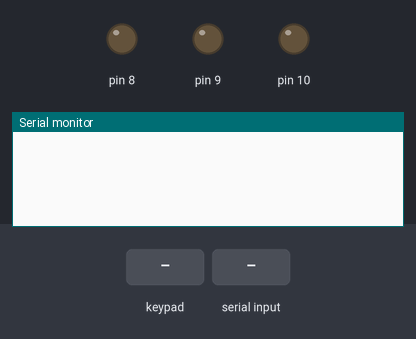
A sketch run on a simulated Arduino Uno, built with avr-gcc and run on an emulated ATmega328P. Shown: output pins drawn as LEDs (lit = HIGH), the last lines printed to the serial monitor. The test bench sets the inputs (shaded band).

Above: at 1.2 s.
1.3 s: key 'v' pressed
At 2.2 s:
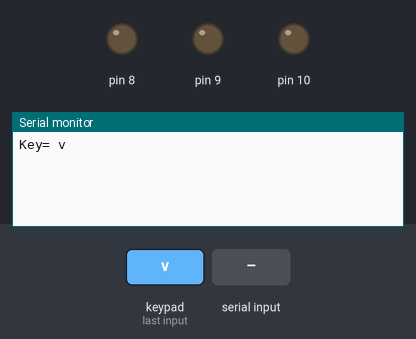
3.0 s: "1" received over Serial
At 5.4 s:
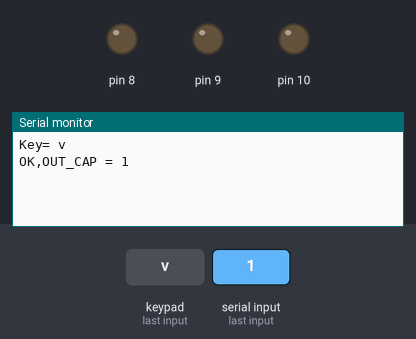
5.7 s: key 'M' pressed
At 6.8 s:
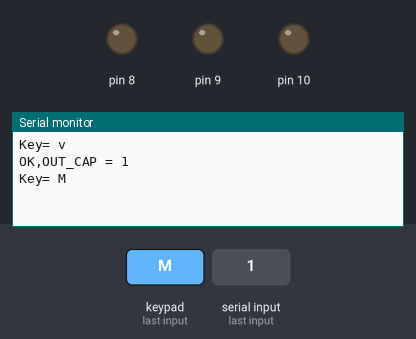
7.4 s: key 'V' pressed
At 8.1 s:
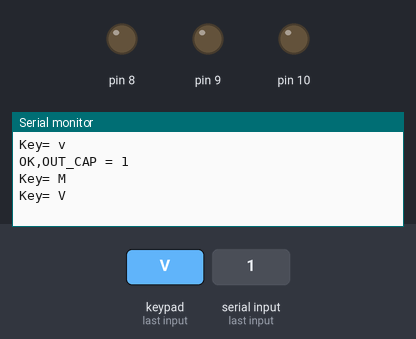
11.6 s: key 'S' pressed
At 12.5 s:
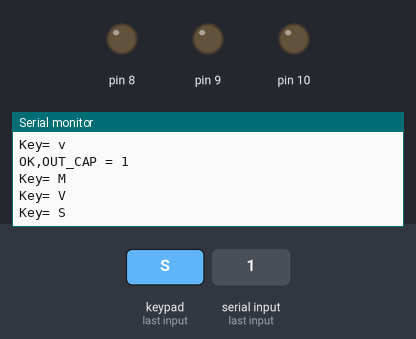

The sketch:

DusterJoystickV5.3.ino
```cpp
// by Shizlgar для "круглого" джойстика, на основе:
//https://www.drive2.ru/l/6899697/// источник
//https://github.com/Chris--A/Keypad // библиотека
#include <Keypad.h>
// PINOUTS ::::::::::::::::::::::::::::::::::::::::::::::
//
// joystick pins seems like this, lets define pin numbers
//           ** [ 2 6 3 ] **************
//           ** [ 4 5 1 ] ***********
const byte JOY_1 = 7;
const byte JOY_2 = 2;
const byte JOY_3 = 3;
const byte JOY_4 = 4;
const byte JOY_5 = 5;
const byte JOY_6 = 6;


const byte OUT_SEEKUP      = 1;  //0001 //E
const byte OUT_VOLUMEMINUS = 2;  //0010 //v
const byte OUT_SOURCEAUDIO = 3;  //0011 //S
const byte OUT_MODE        = 4;  //0100 //M
const byte OUT_SEEKDOWN    = 5;  //0101 //e
const byte OUT_VOLUMEPLUS  = 6;  //0110 //V
const byte RADIO           = 7;  //0111 //P
const byte MUTE            = 8;  //1000 //X

// TIMOUTS and LEVELS ::::::::::::::::::::::::::::::::::::::::::
int KeyPressedMS = 120;
#define Prog_Time   2500
// pause between key strokes
const int KeyPauseMS = 120;
// loops count between repeats while V or v keys HOLD
const int HoldKeyLoopMax = 5000;

// variables
const byte ROWS = 3;
const byte COLS = 3;
char keys[ROWS][COLS] = {
  {'v', 'M', 'V'}, // volume down, Mode, Volume up
  {'S', 'P', 'X'}, // Source audio, Radio, Mute
  {'1', '2', '3'}  // encoder as keys
};
byte rowPins[ROWS] = {JOY_4, JOY_5, JOY_6}; // Joy 4 5 6
byte colPins[COLS] = {JOY_1, JOY_3, JOY_2}; // Joy 1 3 2
Keypad kpd = Keypad( makeKeymap(keys), rowPins, colPins, ROWS, COLS );
char lastEncodeValue = '#';
char keyPressed = '#';
int HoldKeyLoop = -1;
byte lastHoldKey = '?';

// uncomment this to enable debug output
#define DEBUG_TO_COMPORT

void setup() {
#ifdef DEBUG_TO_COMPORT
  Serial.begin(9600);
#endif
  kpd.setDebounceTime(1);
  kpd.setHoldTime(300);
}

void loop() {
#ifdef DEBUG_TO_COMPORT
  simKey_Serial();
#endif
  // Hold-retry 'V' and 'v' keys
  if (HoldKeyLoop == 0) {
    ProcessKeyPressed(lastHoldKey);
    HoldKeyLoop = HoldKeyLoopMax;
#ifdef DEBUG_TO_COMPORT
    Serial.print("Key ");
    Serial.print( lastHoldKey );
    Serial.println(" retry.");
#endif
  }
  if (HoldKeyLoop > 0) {
    HoldKeyLoop = HoldKeyLoop - 1;
  };


  // read keyboard, and if there is a new key event...
  if (kpd.getKeys())
  {
    // Scan the whole key list.
    for (int i = 0; i < LIST_MAX; i++)
    {
      if (  millis() < 1000) { // if "МОDE (OK)" button pressed in first second after powerup - enable learning (long presses)
        if ( kpd.key[i].kchar == 'M') {
          KeyPressedMS = Prog_Time;
        }
      }
      keyPressed = '?';

      // if any key release, stop HOLD key retries
      if (kpd.key[i].kstate == RELEASED) {
        HoldKeyLoop = -1;
#ifdef DEBUG_TO_COMPORT
        //    Serial.println("Some key released.");
#endif
      };

      // Handle HOLD 'v' and 'V' keys event - start to do series
      if ( ( kpd.key[i].kchar == 'V' || kpd.key[i].kchar == 'v') && kpd.key[i].kstate == HOLD	)
      {
        keyPressed = kpd.key[i].kchar;
        HoldKeyLoop = HoldKeyLoopMax;
        lastHoldKey = keyPressed;
        ProcessKeyPressed(keyPressed);
#ifdef DEBUG_TO_COMPORT
        Serial.print("Key ");
        Serial.print( keyPressed );
        Serial.println(" hold.");
#endif
      }

      // find keys that have changed state and it's new state is PRESSED.
      if ( kpd.key[i].stateChanged && kpd.key[i].kstate == PRESSED)
      {
        keyPressed = kpd.key[i].kchar;
        if (keyPressed == '1' || keyPressed == '2' || keyPressed == '3') {
          // encoder decode
          if (  lastEncodeValue == '#' ) lastEncodeValue = keyPressed;
          if ( (lastEncodeValue == '1' && keyPressed == '2' ) ||
               (lastEncodeValue == '2' && keyPressed == '3' ) ||
               (lastEncodeValue == '3' && keyPressed == '1' ) ) {
            lastEncodeValue = keyPressed;
            keyPressed = 'e'; // down
          } else if ((lastEncodeValue == '1' && keyPressed == '3' ) ||
                     (lastEncodeValue == '2' && keyPressed == '1' ) ||
                     (lastEncodeValue == '3' && keyPressed == '2' ) ) {
            lastEncodeValue = keyPressed;
            keyPressed = 'E'; // up
          } else {
            keyPressed = '?'; // strange message from encoder
          }
        }
        ProcessKeyPressed(keyPressed);
#ifdef DEBUG_TO_COMPORT
        Serial.print("Key= ");
        Serial.println( keyPressed );
        //   Serial.println(" pressed.");
#endif
      }
    } // end for eash new key event/ завершение для каждого нового ключевого события
  } // end if event exist// конца, если событие существует

}  // End main loop// Конец основного цикла

// process key event: send keystroke to output
void ProcessKeyPressed(byte keyPressed1) {
  // process output
  switch (keyPressed1) {
    case 'S': simKey(OUT_SOURCEAUDIO); break;
    case 'V': simKey(OUT_VOLUMEPLUS) ; break;
    case 'v': simKey(OUT_VOLUMEMINUS); break;
    case 'P': simKey(RADIO); break;
    case 'X': simKey(MUTE); break;
    case 'E': simKey(OUT_SEEKUP);   break;
    case 'e': simKey(OUT_SEEKDOWN); break;
    case 'M': simKey(OUT_MODE);     break;
  }
}

// simulate one key press
void simKey(byte leg) {
  DDRB = DDRB | leg;
  PORTB &= leg;
  digitalWrite(13, HIGH);
  delay(KeyPressedMS);
  for (byte i = 8; i <= 11; i++) {
    pinMode(i, INPUT);
  }
  digitalWrite(13, LOW);
  delay(KeyPauseMS);
}

#ifdef DEBUG_TO_COMPORT
void simKey_Serial() {
  if (Serial.available() ) {
    String  Str_Buff = "";
    Str_Buff = Serial.readString();
    byte  CAP =  Str_Buff.toInt();

    if (CAP >= 0 && CAP <= 15) {
      simKey(CAP);
      Serial.print("OK,OUT_CAP = "); Serial.println(CAP);
    }
    else Serial.println("HET!  OT 0 DO 15");
  }
}
#endif
```

Measured:
- after the input at 1.3 s, the serial monitor: prints a new line after 0.24 s (image 1)
- after the input at 3.0 s, the serial monitor: prints a new line after 1.2 s (image 2)
- after the input at 5.7 s, the serial monitor: prints a new line after 0.24 s (image 3)
- after the input at 7.4 s, the serial monitor: prints a new line after 0.24 s (image 4)
- after the input at 11.6 s, the serial monitor: prints a new line after 0.24 s (image 5)
